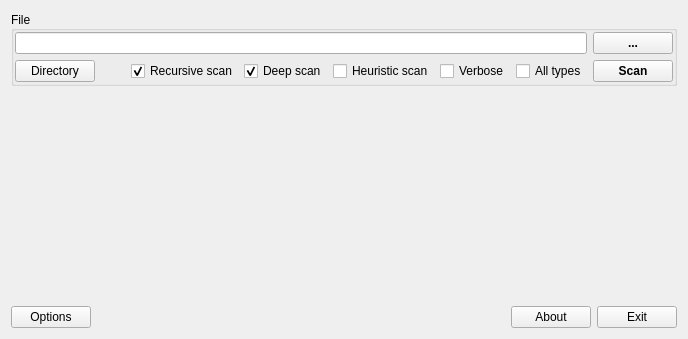
<?xml version="1.0" encoding="UTF-8"?>
<ui version="4.0">
 <class>GuiMainWindow</class>
 <widget class="QMainWindow" name="GuiMainWindow">
  <property name="geometry">
   <rect>
    <x>0</x>
    <y>0</y>
    <width>688</width>
    <height>339</height>
   </rect>
  </property>
  <property name="windowTitle">
   <string notr="true">Nauz File Detector</string>
  </property>
  <widget class="QWidget" name="centralWidget">
   <layout class="QVBoxLayout" name="verticalLayout_4">
    <item>
     <widget class="QGroupBox" name="groupBoxFile">
      <property name="title">
       <string>File</string>
      </property>
      <property name="alignment">
       <set>Qt::AlignLeading|Qt::AlignLeft|Qt::AlignVCenter</set>
      </property>
      <layout class="QHBoxLayout" name="horizontalLayout_2">
       <property name="leftMargin">
        <number>1</number>
       </property>
       <property name="topMargin">
        <number>1</number>
       </property>
       <property name="rightMargin">
        <number>1</number>
       </property>
       <property name="bottomMargin">
        <number>1</number>
       </property>
       <item>
        <layout class="QVBoxLayout" name="verticalLayout_3">
         <item>
          <widget class="QLineEdit" name="lineEditFileName"/>
         </item>
         <item>
          <layout class="QHBoxLayout" name="horizontalLayout">
           <item>
            <widget class="QPushButton" name="pushButtonDirectoryScan">
             <property name="text">
              <string>Directory</string>
             </property>
            </widget>
           </item>
           <item>
            <spacer name="horizontalSpacer">
             <property name="orientation">
              <enum>Qt::Horizontal</enum>
             </property>
             <property name="sizeHint" stdset="0">
              <size>
               <width>158</width>
               <height>20</height>
              </size>
             </property>
            </spacer>
           </item>
           <item>
            <widget class="QCheckBox" name="checkBoxRecursiveScan">
             <property name="text">
              <string>Recursive scan</string>
             </property>
             <property name="checked">
              <bool>true</bool>
             </property>
            </widget>
           </item>
           <item>
            <widget class="QCheckBox" name="checkBoxDeepScan">
             <property name="text">
              <string>Deep scan</string>
             </property>
             <property name="checked">
              <bool>true</bool>
             </property>
            </widget>
           </item>
           <item>
            <widget class="QCheckBox" name="checkBoxHeuristicScan">
             <property name="text">
              <string>Heuristic scan</string>
             </property>
             <property name="checked">
              <bool>false</bool>
             </property>
            </widget>
           </item>
           <item>
            <widget class="QCheckBox" name="checkBoxVerbose">
             <property name="text">
              <string>Verbose</string>
             </property>
             <property name="checked">
              <bool>false</bool>
             </property>
            </widget>
           </item>
           <item>
            <widget class="QCheckBox" name="checkBoxAllTypesScan">
             <property name="text">
              <string>All types</string>
             </property>
            </widget>
           </item>
          </layout>
         </item>
        </layout>
       </item>
       <item>
        <layout class="QVBoxLayout" name="verticalLayout">
         <item>
          <widget class="QPushButton" name="pushButtonOpenFile">
           <property name="font">
            <font>
             <bold>true</bold>
            </font>
           </property>
           <property name="text">
            <string notr="true">...</string>
           </property>
          </widget>
         </item>
         <item>
          <widget class="QPushButton" name="pushButtonScan">
           <property name="font">
            <font>
             <bold>true</bold>
            </font>
           </property>
           <property name="text">
            <string>Scan</string>
           </property>
          </widget>
         </item>
        </layout>
       </item>
      </layout>
     </widget>
    </item>
    <item>
     <widget class="FormResult" name="widgetResult" native="true">
      <property name="sizePolicy">
       <sizepolicy hsizetype="Expanding" vsizetype="Expanding">
        <horstretch>0</horstretch>
        <verstretch>0</verstretch>
       </sizepolicy>
      </property>
     </widget>
    </item>
    <item>
     <layout class="QHBoxLayout" name="horizontalLayout_3">
      <item>
       <widget class="QPushButton" name="pushButtonOptions">
        <property name="text">
         <string>Options</string>
        </property>
       </widget>
      </item>
      <item>
       <spacer name="horizontalSpacer_2">
        <property name="orientation">
         <enum>Qt::Horizontal</enum>
        </property>
        <property name="sizeHint" stdset="0">
         <size>
          <width>40</width>
          <height>20</height>
         </size>
        </property>
       </spacer>
      </item>
      <item>
       <widget class="QLabel" name="labelTime">
        <property name="minimumSize">
         <size>
          <width>80</width>
          <height>0</height>
         </size>
        </property>
        <property name="text">
         <string/>
        </property>
       </widget>
      </item>
      <item>
       <widget class="QPushButton" name="pushButtonAbout">
        <property name="text">
         <string>About</string>
        </property>
       </widget>
      </item>
      <item>
       <widget class="QPushButton" name="pushButtonExit">
        <property name="text">
         <string>Exit</string>
        </property>
       </widget>
      </item>
     </layout>
    </item>
   </layout>
  </widget>
 </widget>
 <layoutdefault spacing="6" margin="11"/>
 <customwidgets>
  <customwidget>
   <class>FormResult</class>
   <extends>QWidget</extends>
   <header>formresult.h</header>
   <container>1</container>
  </customwidget>
 </customwidgets>
 <resources/>
 <connections/>
</ui>
